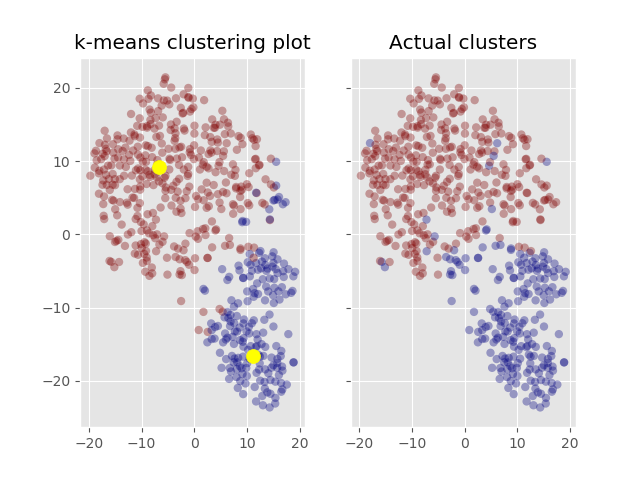

The script that saved this image:
import numpy as np # linear algebra
import pandas as pd # data processing
import matplotlib.pyplot as plt
import utils

# preprocess data
trainX, testX, trainY, testY = utils.preprocess(0.3, False)

X = pd.concat([trainX, testX], ignore_index=True)
X = X.values

category = pd.concat([trainY, testY], ignore_index=True)
category = category.replace(['M', 'B'], [0, 1])

#Creating a 2D visualization to visualize the clusters
from sklearn.manifold import TSNE
tsne = TSNE(verbose=1, perplexity=40, n_iter= 4000)
# Y = tsne.fit_transform(X)

#Cluster using k-means
from sklearn.cluster import KMeans
kmns = KMeans(n_clusters=2, init='k-means++', n_init=10, max_iter=300, tol=0.0001, precompute_distances='auto', verbose=0, random_state=None, copy_x=True, n_jobs=1, algorithm='auto')
kY = kmns.fit_predict(X)
centers = kmns.cluster_centers_

X = np.append(X, centers, axis=0)
Y = tsne.fit_transform(X)

f, (ax1, ax2) = plt.subplots(1, 2, sharey=True)

ax1.scatter(Y[:-2,0], Y[:-2,1], c=kY, cmap = "jet", edgecolor = "None", alpha=0.35)
ax1.scatter(Y[-2:, 0], Y[-2:,1], s = 100, c = 'yellow', label = 'Center')
ax1.set_title('k-means clustering plot')

ax2.scatter(Y[:-2,0], Y[:-2,1], c = category, cmap = "jet", edgecolor = "None", alpha=0.35)
ax2.set_title('Actual clusters')

plt.show()
plg.savefig('img/clustering.png')

from sklearn.metrics import accuracy_score
accuracy = accuracy_score(category, kY)
accuracy = accuracy if accuracy > 1 - accuracy else 1 - accuracy
print(accuracy)